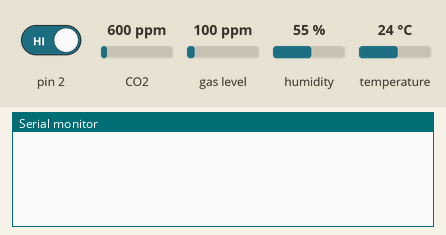
A sketch run on a simulated Arduino Uno, built with avr-gcc and run on an emulated ATmega328P. Shown: the last lines printed to the serial monitor. Inputs (shaded band) come from the test bench; at power-on: pin 2 HIGH, CO2 600 ppm, gas level 100 ppm, humidity 55 %, temperature 24 °C.

Above: at 1.2 s.
1.3 s: pin 2 driven LOW
At 1.53 s:
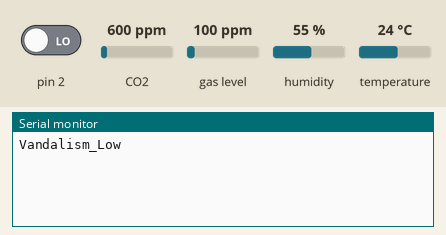
At 1.93 s:
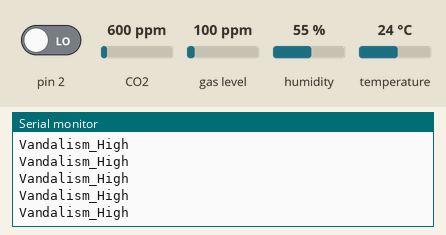

Measured:
- after the input at 1.3 s, the serial monitor: prints a new line after 0.16 s (image 1)

The sketch:

PWS-Schadesensor.ino
```cpp
#include "Adafruit_SGP30.h"
#include "Adafruit_SHT4x.h"

// Variablen
// CONFIG
bool CheckSound = true;
bool CheckVape = true;

// Minimale waardestijging voordat ie iets meldt.
float TemperatureThreshold = 1.0;       // Minimale temperatuurstijging (°C)
float HumidityThreshold = 5.0;        // Minimale luchtvochtigheidsstijging (%)
int VOCThreshold = 100;          // VOC-drempelwaarde (afhankelijk van sensor, meestal in ppm)

// Variabelen voor basismeting
float BaseTemperature = 0.0;
float BaseHumidity = 0.0;
int BaseVOC = 0;

// Geluidsmeting
int ExeededMaxSoundCount = 0;

// Sensoren
Adafruit_SHT4x HT_Sensor;
Adafruit_SGP30 VOC_Sensor;

void setup() {
  Serial.begin(9600);

  if (CheckVape) {
    // Humidity en Temperature Sensor activeren
    HT_Sensor.begin();
    VOC_Sensor.begin();

    // HT Sensor functionaliteit
    sensors_event_t Humidity, Temperature;
    HT_Sensor.getEvent(&Humidity, &Temperature); // Vul de variablen met nieuwe data.
    BaseTemperature = Temperature.temperature;
    BaseHumidity = Humidity.relative_humidity;

    // Voc Sensor functionaliteit
    VOC_Sensor.setHumidity(getAbsoluteHumidity(BaseTemperature, BaseHumidity));
    // Verkrijgt VOC en CO2, we gebruiken VOC
    VOC_Sensor.IAQmeasure();
    BaseVOC = VOC_Sensor.TVOC;

  }
}

void loop() {

  // ANTI VANDALISME FUNCTIONALITEIT
  if (CheckSound) {
    // Geluidssensor functionaliteit
    bool ExeededMaxSound = digitalRead(2);
    if (ExeededMaxSound != 1) { ExeededMaxSoundCount += 1; }
    else { ExeededMaxSoundCount = 0; }

    // Hoe hoger die waarde wordt, hoe langer er lawaai dus vandalisme is :)
    if (ExeededMaxSoundCount > 2 ) { Serial.println("Vandalism_High"); }
    else if (ExeededMaxSoundCount > 1) { Serial.println("Vandalism_Low"); }
  }

  // ANTI VAPE FUNCTIONALITEIT
  if (CheckVape) {
    // HT Sensor functionaliteit
    sensors_event_t Humidity, Temperature; HT_Sensor.getEvent(&Humidity, &Temperature); // Vul de variablen met nieuwe data.
    float RealTemperature = Temperature.temperature; float RealHumidity = Humidity.relative_humidity;

    // Voc Sensor functionaliteit
    VOC_Sensor.setHumidity(getAbsoluteHumidity(RealTemperature, RealHumidity));
    // Verkrijgt VOC en CO2, we gebruiken VOC
    VOC_Sensor.IAQmeasure();
    int CurrentVOC = VOC_Sensor.TVOC;

    // Veranderingen berekenen
    float DeltaTemperature = RealTemperature - BaseTemperature;
    float DeltaHumidity = RealHumidity - BaseHumidity;
    int DeltaVOC = CurrentVOC - BaseVOC;

    // Voorwaarden checken, Waarschijnlijk vapen
    if (DeltaTemperature >= TemperatureThreshold && DeltaHumidity >= HumidityThreshold && DeltaVOC >= VOCThreshold) {
      Serial.println("Vaping_High");
      // lange cooldown, waarden moeten weer dalen
      delay(5000);
    }
    // Misschien vapen, voc stijgt minder snel.
    else if (DeltaTemperature >= TemperatureThreshold && DeltaHumidity >= HumidityThreshold) {
      Serial.println("Vaping_Low");
      // lange cooldown, waarden moeten weer dalen
      delay(5000);
    }
  }
}

// Calibratie functie van de voc sensor
uint32_t getAbsoluteHumidity(float temperature, float humidity) {
    const float absoluteHumidity = 216.7f * ((humidity / 100.0f) * 6.112f * exp((17.62f * temperature) / (243.12f + temperature)) / (273.15f + temperature)); // [g/m^3]
    const uint32_t absoluteHumidityScaled = static_cast<uint32_t>(1000.0f * absoluteHumidity); // [mg/m^3]
    return absoluteHumidityScaled;
}
```
